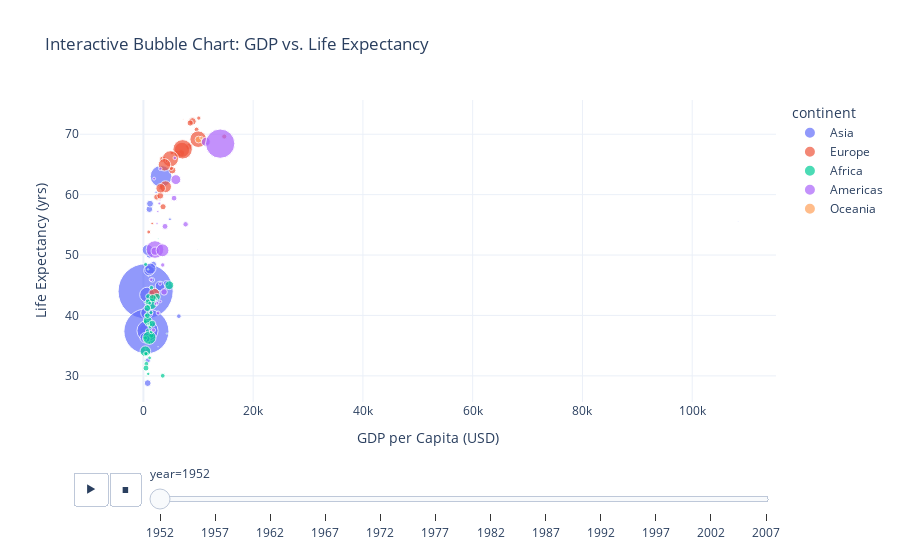

This figure's notebook cell:
### Code cell
fig_plotly = px.scatter(
    clean_df,
    x="gdp_per_capita",
    y="life_expectancy",
    color="continent",
    size="population",
    hover_name="country",
    animation_frame="year",
    size_max=60,
    template="plotly_white",
    title="Interactive Bubble Chart: GDP vs. Life Expectancy",
    labels={"gdp_per_capita": "GDP per Capita (USD)", "life_expectancy": "Life Expectancy (yrs)"}
)

fig_plotly.write_html(FIGURES_PATH / "plotly_gdp_life_expectancy.html")
fig_plotly

### Figure 1 — Plotly figure (JSON) as saved in the notebook; plotly's stock layout.template omitted (floating-point values rounded to 4 significant figures)
{"data": [{"hovertemplate": "<b>%{hovertext}</b><br><br>continent=Asia<br>year=1952<br>GDP per Capita (USD)=%{x}<br>Life Expectancy (yrs)=%{y}<br>population=%{marker.size}<extra></extra>", "hovertext": ["Afghanistan", "Bahrain", "Bangladesh", "Cambodia", "China", "Hong Kong, China", "India", "Indonesia", "Iran", "Iraq", "Israel", "Japan", "Jordan", "Korea, Dem. Rep.", "Korea, Rep.", "Kuwait", "Lebanon", "Malaysia", "Mongolia", "Myanmar", "Nepal", "Oman", "Pakistan", "Philippines", "Saudi Arabia", "Singapore", "Sri Lanka", "Syria", "Taiwan", "Thailand", "Vietnam", "West Bank and Gaza", "Yemen, Rep."], "legendgroup": "Asia", "marker": {"color": "#636efa", "size": [8425000.0, 120400.0, 46890000.0, 4694000.0, 556300000.0, 2126000.0, 372000000.0, 82050000.0, 17270000.0, 5442000.0, 1621000.0, 86460000.0, 607900.0, 8865000.0, 20950000.0, 160000.0, 1440000.0, 6748000.0, 800700.0, 20090000.0, 9183000.0, 507800.0, 41350000.0, 22440000.0, 4006000.0, 1127000.0, 7982000.0, 3662000.0, 8550000.0, 21290000.0, 26250000.0, 1031000.0, 4964000.0], "sizemode": "area", "sizeref": 366300.0, "symbol": "circle"}, "mode": "markers", "name": "Asia", "orientation": "v", "showlegend": true, "type": "scatter", "x": [779.4, 9867.0, 684.2, 368.5, 400.4, 3054.0, 546.6, 749.7, 3035.0, 4130.0, 4087.0, 3217.0, 1547.0, 1088.0, 1031.0, 108400.0, 4835.0, 1831.0, 786.6, 331.0, 545.9, 1828.0, 684.6, 1273.0, 6460.0, 2315.0, 1084.0, 1643.0, 1207.0, 757.8, 605.1, 1516.0, 781.7], "xaxis": "x", "y": [28.8, 50.94, 37.48, 39.42, 44.0, 60.96, 37.37, 37.47, 44.87, 45.32, 65.39, 63.03, 43.16, 50.06, 47.45, 55.56, 55.93, 48.46, 42.24, 36.32, 36.16, 37.58, 43.44, 47.75, 39.88, 60.4, 57.59, 45.88, 58.5, 50.85, 40.41, 43.16, 32.55], "yaxis": "y"}, {"hovertemplate": "<b>%{hovertext}</b><br><br>continent=Europe<br>year=1952<br>GDP per Capita (USD)=%{x}<br>Life Expectancy (yrs)=%{y}<br>population=%{marker.size}<extra></extra>", "hovertext": ["Albania", "Austria", "Belgium", "Bosnia and Herzegovina", "Bulgaria", "Croatia", "Czech Republic", "Denmark", "Finland", "France", "Germany", "Greece", "Hungary", "Iceland", "Ireland", "Italy", "Montenegro", "Netherlands", "Norway", "Poland", "Portugal", "Romania", "Serbia", "Slovak Republic", "Slovenia", "Spain", "Sweden", "Switzerland", "Turkey", "United Kingdom"], "legendgroup": "Europe", "marker": {"color": "#EF553B", "size": [1283000.0, 6928000.0, 8730000.0, 2791000.0, 7275000.0, 3882000.0, 9125000.0, 4334000.0, 4090000.0, 42460000.0, 69150000.0, 7733000.0, 9504000.0, 148000.0, 2952000.0, 47670000.0, 413800.0, 10380000.0, 3328000.0, 25730000.0, 8526000.0, 16630000.0, 6860000.0, 3558000.0, 1490000.0, 28550000.0, 7125000.0, 4815000.0, 22240000.0, 50430000.0], "sizemode": "area", "sizeref": 366300.0, "symbol": "circle"}, "mode": "markers", "name": "Europe", "orientation": "v", "showlegend": true, "type": "scatter", "x": [1601.0, 6137.0, 8343.0, 973.5, 2444.0, 3119.0, 6876.0, 9692.0, 6425.0, 7030.0, 7144.0, 3531.0, 5264.0, 7268.0, 5210.0, 4931.0, 2648.0, 8942.0, 10100.0, 4029.0, 3068.0, 3145.0, 3581.0, 5075.0, 4215.0, 3834.0, 8528.0, 14730.0, 1969.0, 9980.0], "xaxis": "x", "y": [55.23, 66.8, 68.0, 53.82, 59.6, 61.21, 66.87, 70.78, 66.55, 67.41, 67.5, 65.86, 64.03, 72.49, 66.91, 65.94, 59.16, 72.13, 72.67, 61.31, 59.82, 61.05, 58.0, 64.36, 65.57, 64.94, 71.86, 69.62, 43.59, 69.18], "yaxis": "y"}, {"hovertemplate": "<b>%{hovertext}</b><br><br>continent=Africa<br>year=1952<br>GDP per Capita (USD)=%{x}<br>Life Expectancy (yrs)=%{y}<br>population=%{marker.size}<extra></extra>", "hovertext": ["Algeria", "Angola", "Benin", "Botswana", "Burkina Faso", "Burundi", "Cameroon", "Central African Republic", "Chad", "Comoros", "Congo, Dem. Rep.", "Congo, Rep.", "Cote d'Ivoire", "Djibouti", "Egypt", "Equatorial Guinea", "Eritrea", "Ethiopia", "Gabon", "Gambia", "Ghana", "Guinea", "Guinea-Bissau", "Kenya", "Lesotho", "Liberia", "Libya", "Madagascar", "Malawi", "Mali", "Mauritania", "Mauritius", "Morocco", "Mozambique", "Namibia", "Niger", "Nigeria", "Reunion", "Rwanda", "Sao Tome and Principe", "Senegal", "Sierra Leone", "Somalia", "South Africa", "Sudan", "Swaziland", "Tanzania", "Togo", "Tunisia", "Uganda", "Zambia", "Zimbabwe"], "legendgroup": "Africa", "marker": {"color": "#00cc96", "size": [9280000.0, 4232000.0, 1738000.0, 442300.0, 4470000.0, 2446000.0, 5009000.0, 1292000.0, 2682000.0, 153900.0, 14100000.0, 854900.0, 2977000.0, 63150.0, 22220000.0, 217000.0, 1439000.0, 20860000.0, 420700.0, 284300.0, 5581000.0, 2664000.0, 580700.0, 6464000.0, 748700.0, 863300.0, 1020000.0, 4763000.0, 2918000.0, 3838000.0, 1023000.0, 516600.0, 9939000.0, 6446000.0, 485800.0, 3379000.0, 33120000.0, 257700.0, 2535000.0, 60010.0, 2756000.0, 2143000.0, 2527000.0, 14260000.0, 8505000.0, 290200.0, 8323000.0, 1219000.0, 3648000.0, 5825000.0, 2672000.0, 3081000.0], "sizemode": "area", "sizeref": 366300.0, "symbol": "circle"}, "mode": "markers", "name": "Africa", "orientation": "v", "showlegend": true, "type": "scatter", "x": [2449.0, 3521.0, 1063.0, 851.2, 543.3, 339.3, 1173.0, 1071.0, 1179.0, 1103.0, 780.5, 2126.0, 1389.0, 2670.0, 1419.0, 375.6, 328.9, 362.1, 4293.0, 485.2, 911.3, 510.2, 299.9, 853.5, 298.8, 575.6, 2388.0, 1443.0, 369.2, 452.3, 743.1, 1968.0, 1688.0, 468.5, 2424.0, 761.9, 1077.0, 2719.0, 493.3, 879.6, 1450.0, 879.8, 1136.0, 4725.0, 1616.0, 1148.0, 716.7, 859.8, 1468.0, 734.8, 1147.0, 406.9], "xaxis": "x", "y": [43.08, 30.02, 38.22, 47.62, 31.98, 39.03, 38.52, 35.46, 38.09, 40.72, 39.14, 42.11, 40.48, 34.81, 41.89, 34.48, 35.93, 34.08, 37.0, 30.0, 43.15, 33.61, 32.5, 42.27, 42.14, 38.48, 42.72, 36.68, 36.26, 33.69, 40.54, 50.99, 42.87, 31.29, 41.73, 37.44, 36.32, 52.72, 40.0, 46.47, 37.28, 30.33, 32.98, 45.01, 38.63, 41.41, 41.22, 38.6, 44.6, 39.98, 42.04, 48.45], "yaxis": "y"}, {"hovertemplate": "<b>%{hovertext}</b><br><br>continent=Americas<br>year=1952<br>GDP per Capita (USD)=%{x}<br>Life Expectancy (yrs)=%{y}<br>population=%{marker.size}<extra></extra>", "hovertext": ["Argentina", "Bolivia", "Brazil", "Canada", "Chile", "Colombia", "Costa Rica", "Cuba", "Dominican Republic", "Ecuador", "El Salvador", "Guatemala", "Haiti", "Honduras", "Jamaica", "Mexico", "Nicaragua", "Panama", "Paraguay", "Peru", "Puerto Rico", "Trinidad and Tobago", "United States", "Uruguay", "Venezuela"], "legendgroup": "Americas", "marker": {"color": "#ab63fa", "size": [17880000.0, 2883000.0, 56600000.0, 14790000.0, 6378000.0, 12350000.0, 926300.0, 6008000.0, 2491000.0, 3549000.0, 2043000.0, 3146000.0, 3201000.0, 1517000.0, 1426000.0, 30140000.0, 1166000.0, 940100.0, 1556000.0, 8026000.0, 2227000.0, 662800.0, 157600000.0, 2253000.0, 5440000.0], "sizemode": "area", "sizeref": 366300.0, "symbol": "circle"}, "mode": "markers", "name": "Americas", "orientation": "v", "showlegend": true, "type": "scatter", "x": [5911.0, 2677.0, 2109.0, 11370.0, 3940.0, 2144.0, 2627.0, 5587.0, 1398.0, 3522.0, 3048.0, 2428.0, 1840.0, 2195.0, 2899.0, 3478.0, 3112.0, 2480.0, 1952.0, 3759.0, 3082.0, 3023.0, 13990.0, 5717.0, 7690.0], "xaxis": "x", "y": [62.48, 40.41, 50.92, 68.75, 54.74, 50.64, 57.21, 59.42, 45.93, 48.36, 45.26, 42.02, 37.58, 41.91, 58.53, 50.79, 42.31, 55.19, 62.65, 43.9, 64.28, 59.1, 68.44, 66.07, 55.09], "yaxis": "y"}, {"hovertemplate": "<b>%{hovertext}</b><br><br>continent=Oceania<br>year=1952<br>GDP per Capita (USD)=%{x}<br>Life Expectancy (yrs)=%{y}<br>population=%{marker.size}<extra></extra>", "hovertext": ["Australia", "New Zealand"], "legendgroup": "Oceania", "marker": {"color": "#FFA15A", "size": [8691000.0, 1995000.0], "sizemode": "area", "sizeref": 366300.0, "symbol": "circle"}, "mode": "markers", "name": "Oceania", "orientation": "v", "showlegend": true, "type": "scatter", "x": [10040.0, 10560.0], "xaxis": "x", "y": [69.12, 69.39], "yaxis": "y"}], "layout": {"legend": {"itemsizing": "constant", "title": {"text": "continent"}, "tracegroupgap": 0}, "sliders": [{"active": 0, "currentvalue": {"prefix": "year="}, "len": 0.9, "pad": {"b": 10, "t": 60}, "steps": [{"args": [["1952"], {"frame": {"duration": 0, "redraw": false}, "fromcurrent": true, "mode": "immediate", "transition": {"duration": 0, "easing": "linear"}}], "label": "1952", "method": "animate"}, {"args": [["1957"], {"frame": {"duration": 0, "redraw": false}, "fromcurrent": true, "mode": "immediate", "transition": {"duration": 0, "easing": "linear"}}], "label": "1957", "method": "animate"}, {"args": [["1962"], {"frame": {"duration": 0, "redraw": false}, "fromcurrent": true, "mode": "immediate", "transition": {"duration": 0, "easing": "linear"}}], "label": "1962", "method": "animate"}, {"args": [["1967"], {"frame": {"duration": 0, "redraw": false}, "fromcurrent": true, "mode": "immediate", "transition": {"duration": 0, "easing": "linear"}}], "label": "1967", "method": "animate"}, {"args": [["1972"], {"frame": {"duration": 0, "redraw": false}, "fromcurrent": true, "mode": "immediate", "transition": {"duration": 0, "easing": "linear"}}], "label": "1972", "method": "animate"}, {"args": [["1977"], {"frame": {"duration": 0, "redraw": false}, "fromcurrent": true, "mode": "immediate", "transition": {"duration": 0, "easing": "linear"}}], "label": "1977", "method": "animate"}, {"args": [["1982"], {"frame": {"duration": 0, "redraw": false}, "fromcurrent": true, "mode": "immediate", "transition": {"duration": 0, "easing": "linear"}}], "label": "1982", "method": "animate"}, {"args": [["1987"], {"frame": {"duration": 0, "redraw": false}, "fromcurrent": true, "mode": "immediate", "transition": {"duration": 0, "easing": "linear"}}], "label": "1987", "method": "animate"}, {"args": [["1992"], {"frame": {"duration": 0, "redraw": false}, "fromcurrent": true, "mode": "immediate", "transition": {"duration": 0, "easing": "linear"}}], "label": "1992", "method": "animate"}, {"args": [["1997"], {"frame": {"duration": 0, "redraw": false}, "fromcurrent": true, "mode": "immediate", "transition": {"duration": 0, "easing": "linear"}}], "label": "1997", "method": "animate"}, {"args": [["2002"], {"frame": {"duration": 0, "redraw": false}, "fromcurrent": true, "mode": "immediate", "transition": {"duration": 0, "easing": "linear"}}], "label": "2002", "method": "animate"}, {"args": [["2007"], {"frame": {"duration": 0, "redraw": false}, "fromcurrent": true, "mode": "immediate", "transition": {"duration": 0, "easing": "linear"}}], "label": "2007", "method": "animate"}], "x": 0.1, "xanchor": "left", "y": 0, "yanchor": "top"}], "title": {"text": "Interactive Bubble Chart: GDP vs. Life Expectancy"}, "updatemenus": [{"buttons": [{"args": [null, {"frame": {"duration": 500, "redraw": false}, "fromcurrent": true, "mode": "immediate", "transition": {"duration": 500, "easing": "linear"}}], "label": "&#9654;", "method": "animate"}, {"args": [[null], {"frame": {"duration": 0, "redraw": false}, "fromcurrent": true, "mode": "immediate", "transition": {"duration": 0, "easing": "linear"}}], "label": "&#9724;", "method": "animate"}], "direction": "left", "pad": {"r": 10, "t": 70}, "showactive": false, "type": "buttons", "x": 0.1, "xanchor": "right", "y": 0, "yanchor": "top"}], "xaxis": {"anchor": "y", "domain": [0, 1], "title": {"text": "GDP per Capita (USD)"}}, "yaxis": {"anchor": "x", "domain": [0, 1], "title": {"text": "Life Expectancy (yrs)"}}}}
